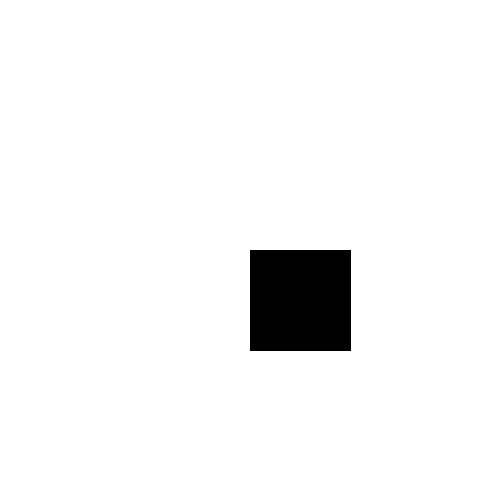
Frame 1 (no input)
Frame 60 (the mouse pressed at the canvas centre just before this capture): identical to frame 1, image omitted
Frame 120 (the mouse held since frame 60 and released just before this capture): identical to frame 1, image omitted

The Processing sketch that drew this single still picture (run headless with seeded random() and noise(); from frame 60 on, the mouse is pressed at the canvas centre):

// Processing sketch: RectCollider
// ── RectCollider.pde
float x, y, w, h;

void setup() {
  size(500, 500);
  x = y = 250;
  w = h = 100;
}

void draw() {
  background(255);
  if (x < mouseX && mouseX < x + w
  && y < mouseY && mouseY < y + h) {
    fill(255, 0, 0);
  } else {
    fill(0);
  }
  rect(x, y, w, h);
}
